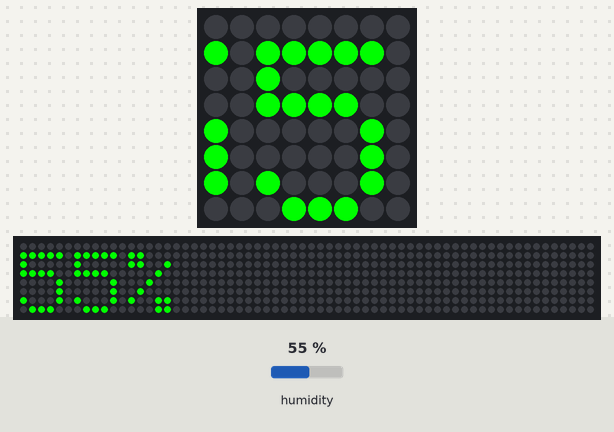
The program below on a simulated Raspberry Pi (BCM pin numbers) with a Sense HAT. Parts: the Sense HAT's 8×8 RGB LED matrix, a strip that is not on the board, showing the scrolling text unrolled. Inputs (shaded band) come from the test bench; at power-on: humidity 55 %. The 64×8 strip is a reading aid, not a part: it shows the text the matrix is scrolling, unrolled, one strip-width of it at a time.

Above: at 1.28 s.
1.3 s: humidity set to 22 %
At 3.79 s:
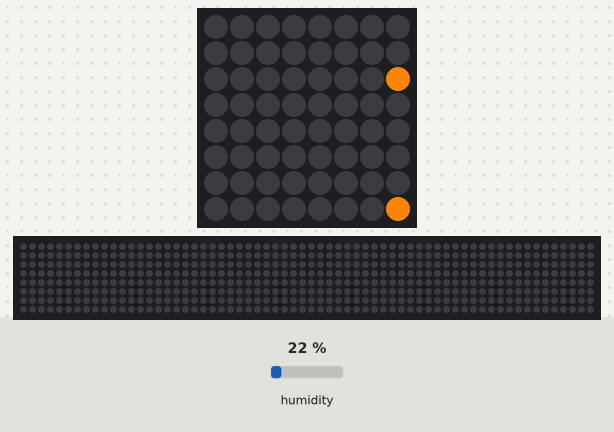
5.9 s: humidity set to 68 %
At 7.41 s:
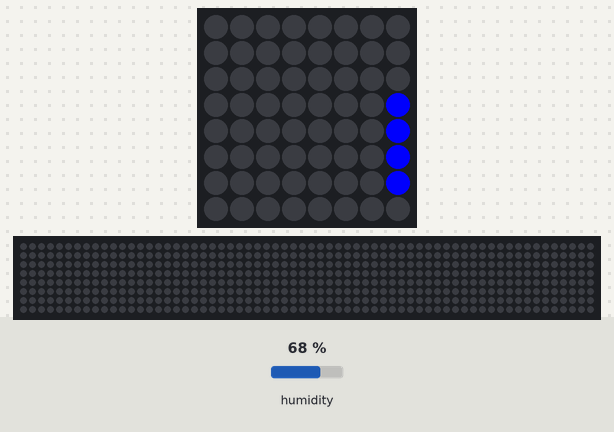
10.5 s: humidity set to 40 %
At 11.03 s:
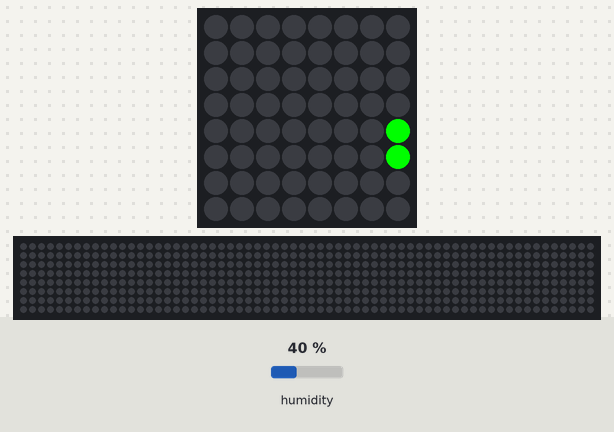

The program:

e05_humidity.py
```python
# e05 · 습도 알리미 — 습도에 따라 색 바꾸기
from sense_hat import SenseHat   # SenseHAT 도구 상자 가져오기
from time import sleep           # 기다리기(sleep) 도구 가져오기
sense = SenseHat()               # 내 SenseHAT을 sense라고 부르기
sense.set_rotation(180)          # 화면 180도 돌리기 (케이스에 거꾸로 꽂힘)
sense.clear()                    # 화면 지우기 (켜진 LED 끄기)

while True:
    h = sense.get_humidity()     # 습도(%) 읽기
    if h > 60:
        color = (0, 0, 255)      # 습함: 파랑
    elif h < 30:
        color = (255, 128, 0)    # 건조: 주황
    else:
        color = (0, 255, 0)      # 알맞음: 초록
    # 숫자를 글자로 바꾸고 "%"를 + 로 이어 붙이기
    sense.show_message(str(round(h)) + "%", text_colour=color)
    sleep(1)
```

Measured:
- after the input at 1.3 s, the LEDs: first differ from a run without the input after 2.4 s (image 1)
- after the input at 5.9 s, the LEDs: first differ from a run without the input after 1.5 s (image 2)
- after the input at 10.5 s, the LEDs: change after 0.48 s (image 3)
